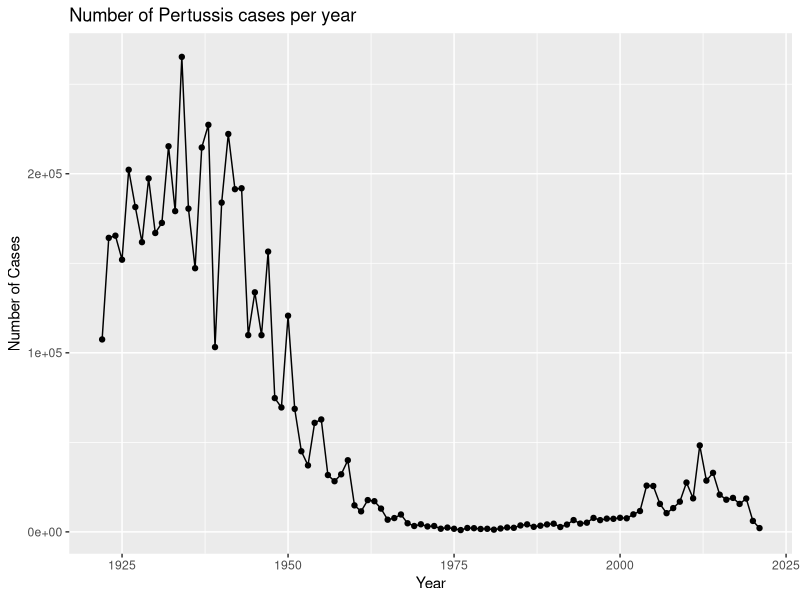
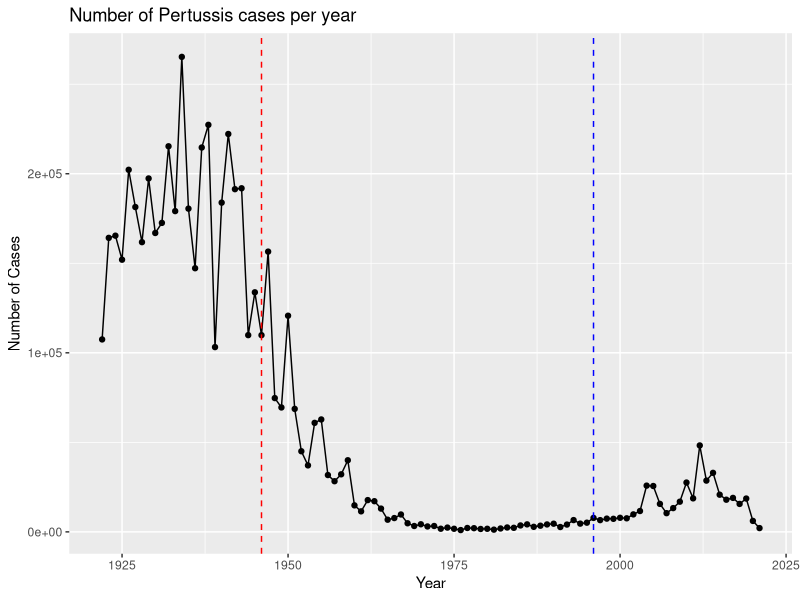

Reproduce these figures in R, in order. (Note: this script raises an error after producing the figures.)
## ---- chunk 1
cdc <- data.frame(
                                 Year = c(1922L,1923L,1924L,1925L,
                                          1926L,1927L,1928L,1929L,1930L,1931L,
                                          1932L,1933L,1934L,1935L,1936L,
                                          1937L,1938L,1939L,1940L,1941L,1942L,
                                          1943L,1944L,1945L,1946L,1947L,
                                          1948L,1949L,1950L,1951L,1952L,
                                          1953L,1954L,1955L,1956L,1957L,1958L,
                                          1959L,1960L,1961L,1962L,1963L,
                                          1964L,1965L,1966L,1967L,1968L,1969L,
                                          1970L,1971L,1972L,1973L,1974L,
                                          1975L,1976L,1977L,1978L,1979L,1980L,
                                          1981L,1982L,1983L,1984L,1985L,
                                          1986L,1987L,1988L,1989L,1990L,
                                          1991L,1992L,1993L,1994L,1995L,1996L,
                                          1997L,1998L,1999L,2000L,2001L,
                                          2002L,2003L,2004L,2005L,2006L,2007L,
                                          2008L,2009L,2010L,2011L,2012L,
                                          2013L,2014L,2015L,2016L,2017L,2018L,
                                          2019L,2020L,2021L),
         No..Reported.Pertussis.Cases = c(107473,164191,165418,152003,
                                          202210,181411,161799,197371,
                                          166914,172559,215343,179135,265269,
                                          180518,147237,214652,227319,103188,
                                          183866,222202,191383,191890,109873,
                                          133792,109860,156517,74715,69479,
                                          120718,68687,45030,37129,60886,
                                          62786,31732,28295,32148,40005,
                                          14809,11468,17749,17135,13005,6799,
                                          7717,9718,4810,3285,4249,3036,
                                          3287,1759,2402,1738,1010,2177,2063,
                                          1623,1730,1248,1895,2463,2276,
                                          3589,4195,2823,3450,4157,4570,
                                          2719,4083,6586,4617,5137,7796,6564,
                                          7405,7298,7867,7580,9771,11647,
                                          25827,25616,15632,10454,13278,
                                          16858,27550,18719,48277,28639,32971,
                                          20762,17972,18975,15609,18617,
                                          6124,2116)
       )

head(cdc)
## ---- chunk 2
library(ggplot2)

pertussis <- ggplot(cdc) + aes(x=Year, y=cdc[,2]) + geom_point() + labs(title="Number of Pertussis cases per year") + xlab("Year") + ylab("Number of Cases") + geom_line()

pertussis
## ---- chunk 3
pertussis + geom_vline(xintercept=c(1946,1996), colour=c("red","blue"), linetype="dashed") 
## ---- chunk 4
library(jsonlite)

subject <- read_json("https://www.cmi-pb.org/api/subject", simplifyVector = TRUE) 

head(subject)
## ---- chunk 5
table(subject$infancy_vac)
## ---- chunk 6
table(subject$biological_sex)
## ---- chunk 7
table(subject$race, subject$biological_sex)
## ---- chunk 8
library(lubridate)
library(dplyr)

wp.ages <- time_length(today() - ymd((subject %>% filter(infancy_vac=="wP"))$year_of_birth), "years")

summary(wp.ages)

ap.ages <- time_length(today() - ymd((subject %>% filter(infancy_vac=="aP"))$year_of_birth), "years")

summary(ap.ages)

subject$age <- today() - ymd(subject$year_of_birth)
## ---- chunk 9
age.at.boost <- time_length((ymd(subject$date_of_boost) - ymd(subject$year_of_birth)), "years")
head(age.at.boost)
## ---- chunk 10
ggplot(subject) + aes(time_length(age, "year"), fill=as.factor(infancy_vac)) + geom_histogram(show.legend=F) + facet_wrap(vars(infancy_vac), nrow=2) + xlab("Age in years")
## ---- chunk 11
specimen <- read_json("https://www.cmi-pb.org/api/specimen", simplifyVector = TRUE) 

head(specimen) 

titer <- read_json("https://www.cmi-pb.org/api/plasma_ab_titer", simplifyVector = TRUE) 

head(titer)
## ---- chunk 12
meta <- inner_join(subject, specimen)

dim(meta)
head(meta)
## ---- chunk 13
abdata <- inner_join(titer, meta)

dim(abdata)
head(abdata)
## ---- chunk 14
table(abdata$isotype)
## ---- chunk 15
table(abdata$antigen)
## ---- chunk 16
igg <- abdata %>% filter(isotype == "IgG")
head(igg)
## ---- chunk 17
ggplot(igg) +
  aes(MFI_normalised, antigen, col=infancy_vac) +
  geom_boxplot() + 
  xlim(0,75) + 
  facet_wrap(vars(visit), nrow=2) + 
  theme_bw()
## ---- chunk 18
abdata.21 <- abdata %>% filter(dataset=="2021_dataset")

abdata.21 %>% 
  filter(isotype == "IgG",  antigen == "PT") %>%
  ggplot() +
    aes(x=planned_day_relative_to_boost,
        y=MFI_normalised,
        col=infancy_vac,
        group=subject_id) +
    geom_point() +
    geom_line() +
    geom_vline(xintercept=0, linetype="dashed") +
    geom_vline(xintercept=14, linetype="dashed") +
  labs(title="2021 dataset IgG PT",
       subtitle = "Dashed lines indicate day 0 (pre-boost) and 14 (apparent peak levels)")
